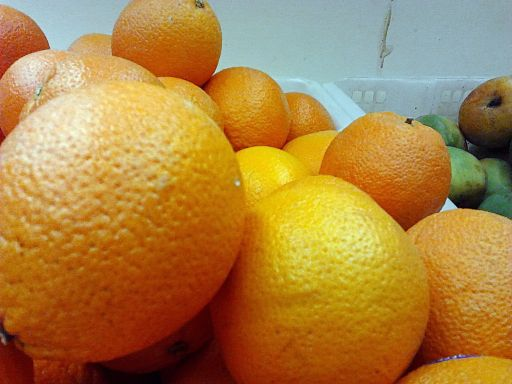
//> input picture imgs/orange1.jpg, 512 x 384 px
$ ./main4   (built with g++ and OpenCV 4)
//> lines starting //> are read from the running program, lines starting //| are printed output that depends on the picture
### common.h
#include <iostream>

#define HAVE_OPENCV_IMGPROC
#include <opencv4/opencv2/opencv.hpp>
#include <opencv4/opencv2/core/hal/interface.h>

using namespace cv;

// [44 lines left out: functions read_image, print_image_info, copy_img_region, not called in this run]

### main4.cpp
#include "common.h"
using namespace std;

string category(double diff) {
	if (diff < 0.5)
		return "Szemre nem erzekelheto.";

	if (diff < 1.5)
		return "Alig erzekelheto.";

	if (diff < 3.0)
		return "Erzekelheto.";

	if (diff < 6.0)
		return "Jol lathato.";

	return "Nagy szininger kulonbseg.";
}


void convert_labf(const Mat rgb, Mat& dest) {
	Mat rgbf;
	rgb.convertTo(rgbf, CV_32FC3, 1 / 255.0);

	// Az elozo atalakitas miatt a dest kep is CV_32FC3-as lesz,
	//ami a kesobbi szamitasok miatt erdekes
	cvtColor(rgbf, dest, COLOR_BGR2Lab);
}

int main() {

	Mat img = imread("./imgs/orange1.jpg");
//> img is the input picture: 384 rows x 512 cols, CV_8UC3; mean B, G, R 66, 129.5, 172.4

	Mat img_lab;
	convert_labf(img, img_lab);
//> in convert_labf, `cvtColor(rgbf, dest, COLOR_BGR2Lab);`: dest: 384 rows x 512 cols, CV_32FC3; mean of channels 0, 1, 2 57.7, 12.3, 38.6
	imwrite("./imgs/lab.png", img_lab);
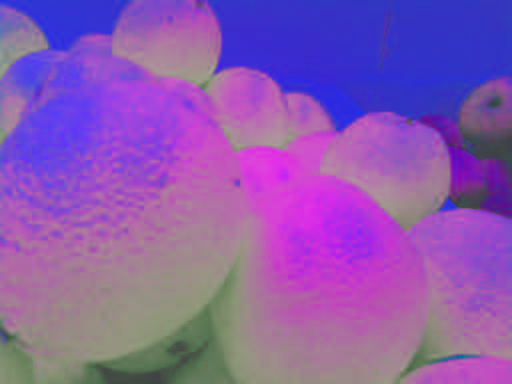
//> saved as lab.png: 384 rows x 512 cols, CV_32FC3; mean B, G, R 57.7, 12.3, 38.6; drawn with min black and max white

	// a bal felső és a jobb alsó sarokban álló pont Lab színtérbeli teljes színkülönbsége
	Vec3f p1 = img_lab.at<Vec3f>(0, 0);
//> p1 = [83.41, -10.84, -9.2]
	Vec3f p2 = img_lab.at<Vec3f>(img.rows-1, img.cols-1);
//> p2 = [61.74, 7.61, 60.14]
	double diff = cv::norm(p1 - p2);
//> diff = 74.96
	std::cout << category(diff) << endl;
//| Nagy szininger kulonbseg.

	// a bal felső sarokban lévő és a tőle jobbra lévő szomszéd teljes színkülönbsége
	p1 = img_lab.at<Vec3f>(0, 0);
	p2 = img_lab.at<Vec3f>(0, 1);
//> p2 = [83.06, -10.84, -9.22]
	diff = cv::norm(p1 - p2);
//> diff = 0.354
	std::cout << category(diff) << endl;
//| Szemre nem erzekelheto.

	waitKey(0);
	return 0;
}

$ run again, with imgs/American_Eskimo_Dog.jpg copied over imgs/orange1.jpg
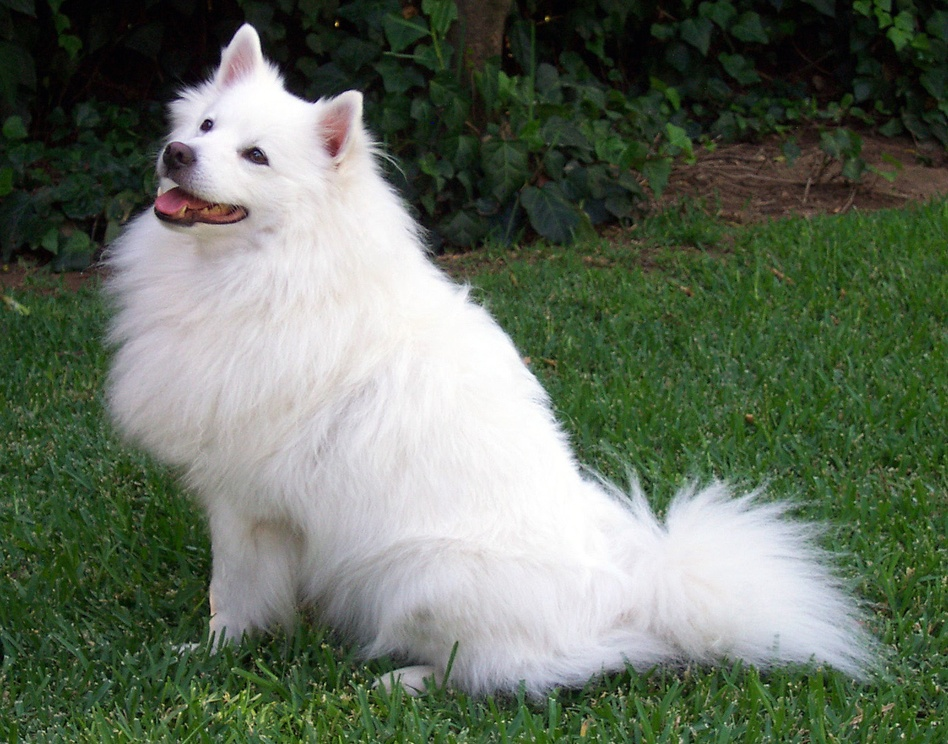
//> input picture imgs/American_Eskimo_Dog.jpg, 948 x 744 px, shrunk from 1546 x 1213 before the run
//> img is the input picture: 744 rows x 948 cols, CV_8UC3; mean B, G, R 93.8, 110, 99.1
//> dest: 744 rows x 948 cols, CV_32FC3; mean of channels 0, 1, 2 43.4, -7.5, 8.3
//> `imwrite("./imgs/lab.png", img_lab);`:
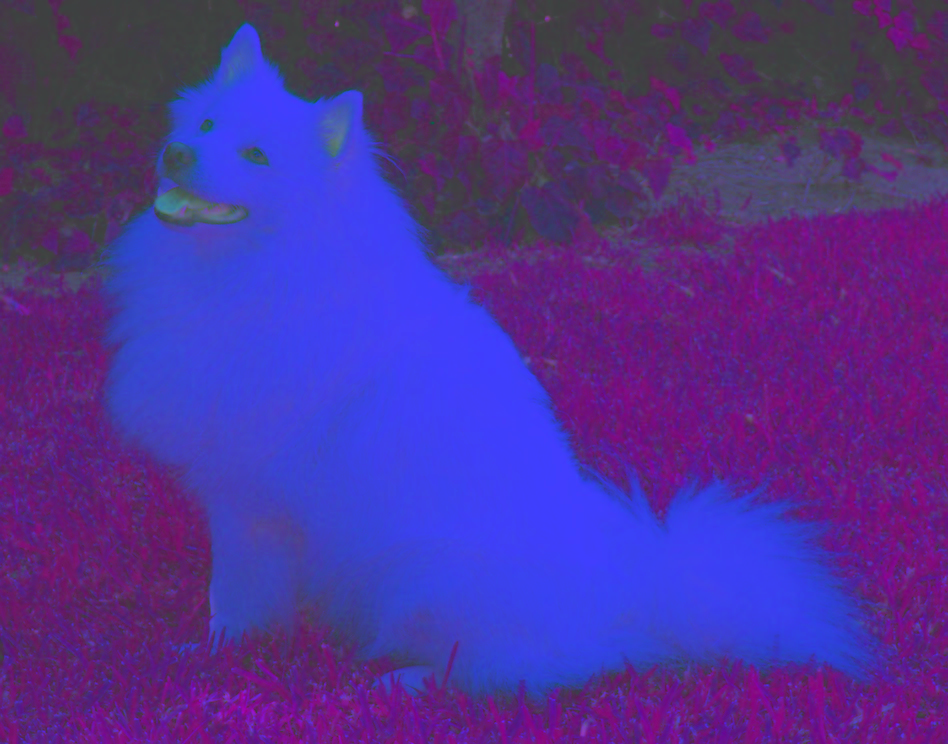
//> saved as lab.png: 744 rows x 948 cols, CV_32FC3; mean B, G, R 43.4, -7.5, 8.3; drawn with min black and max white
//> p1 = [9.3, -4.69, 0.781]
//> `Vec3f p2 = img_lab.at<Vec3f>(img.rows-1, img.cols-1);`: p2 = [36.18, -13.84, 16.08]
//> `double diff = cv::norm(p1 - p2);`: diff = 32.25
//| Nagy szininger kulonbseg.
//> `p2 = img_lab.at<Vec3f>(0, 1);`: p2 = [9.3, -4.69, 0.781]
//> `diff = cv::norm(p1 - p2);`: diff = 0
//| Szemre nem erzekelheto.

$ run again, with imgs/SnapShot-20180731_173715.jpg copied over imgs/orange1.jpg
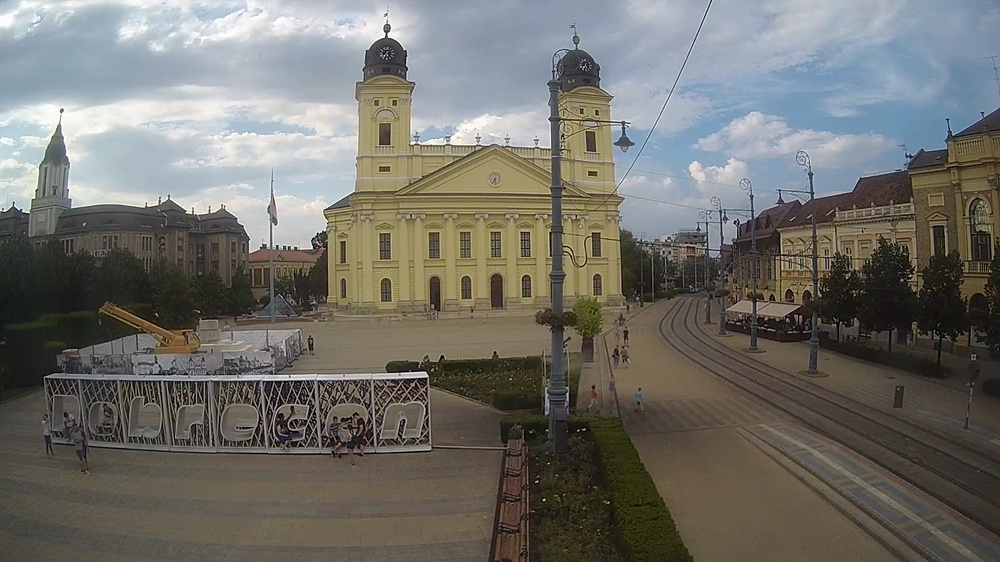
//> input picture imgs/SnapShot-20180731_173715.jpg, 1000 x 562 px, shrunk from 1920 x 1080 before the run
//> img is the input picture: 562 rows x 1000 cols, CV_8UC3; mean B, G, R 106.3, 112.1, 113.1
//> dest: 562 rows x 1000 cols, CV_32FC3; mean of channels 0, 1, 2 46.2, -0.1, 3.8
//> `imwrite("./imgs/lab.png", img_lab);`:
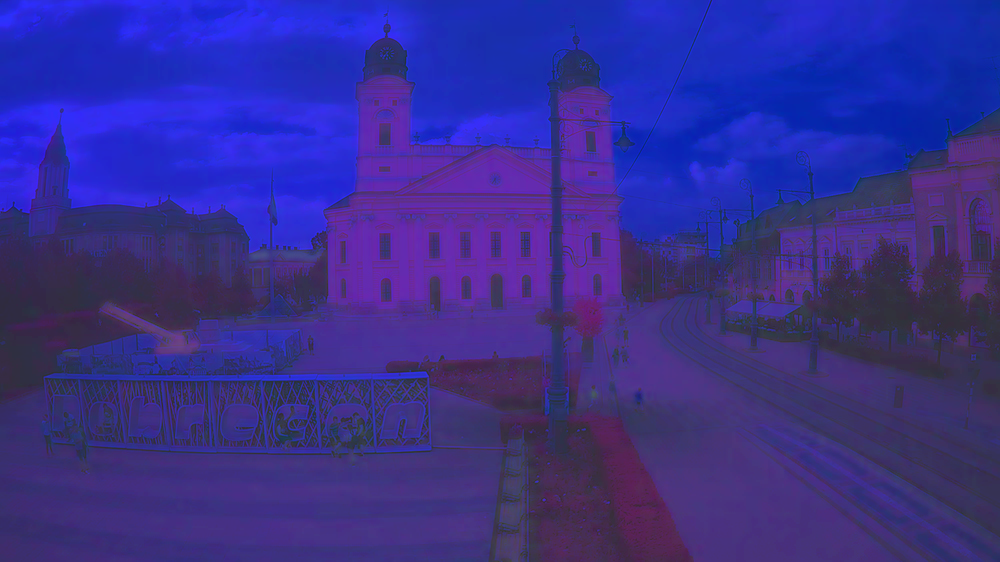
//> saved as lab.png: 562 rows x 1000 cols, CV_32FC3; mean B, G, R 46.2, -0.1, 3.8; drawn with min black and max white
//> p1 = [64.13, -3.25, -9.36]
//> `Vec3f p2 = img_lab.at<Vec3f>(img.rows-1, img.cols-1);`: p2 = [24.87, -1.31, -2.55]
//> `double diff = cv::norm(p1 - p2);`: diff = 39.89
//| Nagy szininger kulonbseg.
//> `p2 = img_lab.at<Vec3f>(0, 1);`: p2 = [65.25, -3.27, -9.34]
//> `diff = cv::norm(p1 - p2);`: diff = 1.12
//| Alig erzekelheto.
